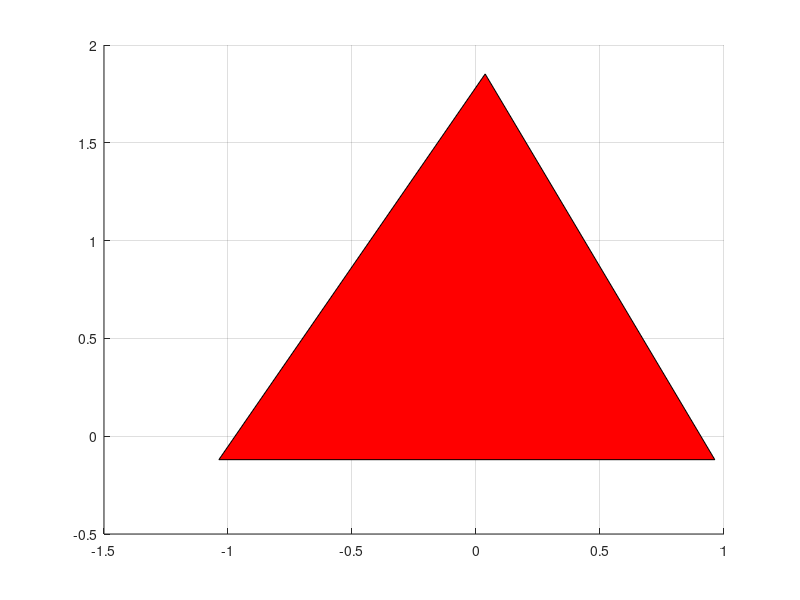

Write the MATLAB code that produced this figure. (Note: this script raises an error after producing the figure.)
%% Lame values
rho = 10;
lambda = 1;
mu = 1;
f = [0;0];
h = 1;
p1 = [0;sqrt(3)];
p2 = [1;0];
p3 = [-1;0];

%% Boundary conditions
% u_1D = 0.5*(p1+p2);
% u_3D = 0.5*(p1+p3);
u_1D = [0;0];
u_3D = [0;0];
tau_23N =[0;-0.05];

%% Setup
Itwo = eye(2);
ztwo = zeros(2);
P = vertcat([p1 p2 p3],ones(1,3));
Q = P^-1;
partE = [1 0 0 0;0 0.5 0.5 0;0 0.5 0.5 0;0 0 0 1];
E = partE*kron(Q(1:2,:),Itwo);
volB = h*abs(det(P))*0.5;
% % T's
% l_12 = norm(p1-p2);
% l_23 = norm(p2-p3);
% l_31 = norm(p1-p3);
% T_12 = l_12*h/2*[Itwo;Itwo;ztwo];
% T_23 = l_23*h*[ztwo;Itwo;Itwo]*0.5;
% T_31 = l_31*h/2*[Itwo;ztwo;Itwo];

V = (volB/3)*[Itwo;Itwo;Itwo];
%% Mass and stiffness matrix 
M = (kron(ones(3,3),Itwo)+eye(6))*rho*volB/12;
lambda_mu = [lambda+2*mu 0 0 lambda; 0 2*mu 0 0; 0 0 2*mu 0; lambda 0 0 lambda+2*mu];
S = volB*E'*lambda_mu*E;

%% Extended system
% Mass matrix
M_extend = zeros(10);
M_extend(1:6,1:6) = M;
% Stiffness matrix
C = 0.5*[Itwo Itwo;Itwo ztwo;ztwo Itwo];
S_extend = zeros(10);
S_extend(1:6,:)=[S C];
S_extend(7:10,1:6)=C';
% Right hand side
rhs = vertcat([ztwo;Itwo;Itwo]*0.5*tau_23N*h*norm(p2-p3),u_1D,u_3D);

%% Calculating the time evolution
T = 20;
nt = 200;
dt = T/nt;
p = zeros(6,nt+1); % Set of all points

U = zeros(10,nt+1);
Up = zeros(10,1); % Could be wrong 
Upp = zeros(10,1); % Could be wrong
%% Starting from a Stationary solution
 U(:,1) = S_extend\rhs;
% 
p1 = p1+U(1:2,1);
p2 = p2+U(3:4,1);
p3 = p3+U(5:6,1);
Px = [p1(1,1);p2(1,1);p3(1,1)];
Py = [p1(2,1);p2(2,1);p3(2,1)];


patch(Px,Py,'r')
grid on;
%NOT WORKING 
%% Solving everything
p(:,1) = vertcat(p1,p2,p3);
for i=1:nt
    % Solve using the Newark method
    [U(:,i+1),Up,Upp] = Newark1step( M_extend, S_extend, rhs, U(:,i), Up ,Upp,dt);
    % Define the new position of the points (now p1, p2, p3)
    p1 = U(1:2,i+1)+p1;
    p2 = U(3:4,i+1)+p2;
    p3 = U(5:6,i+1)+p3;
    % Store the new positions in a new column of matrix p
    p(:,i+1) = vertcat(p1,p2,p3);
    
    % Stop applying the forces after some time 
    if i==1
        f =[0;0];
        tau_23N=[0;0];
    end
    % Recalculate the right hand side, for time dependancy
    rhs = vertcat([ztwo;Itwo;Itwo]*0.5*tau_23N+V*f,u_1D,u_3D);
end


%% Plotting up the solution
Px = p(1:2:5,:);
Py = p(2:2:6,:);
fig = figure;
axis([-1.25 1.25 -0.25 3])
grid on
for i=1:200
    if ~ishandle(fig)
        break
    end
    patch(Px(:,i),Py(:,i),'r')
    title(['i=' num2str(i)])
    pause(0.2)
    %clf;
end


%show_anim(U(:end-4,:),50);